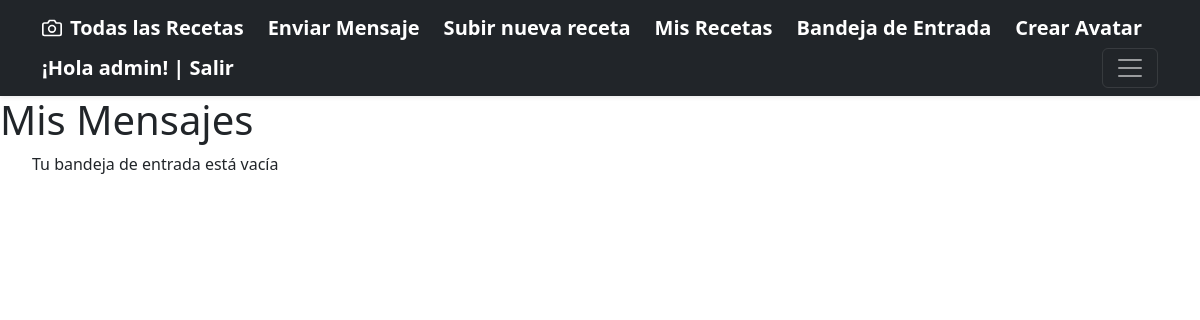
Before: /mensaje/list (signed in) with the older database file.
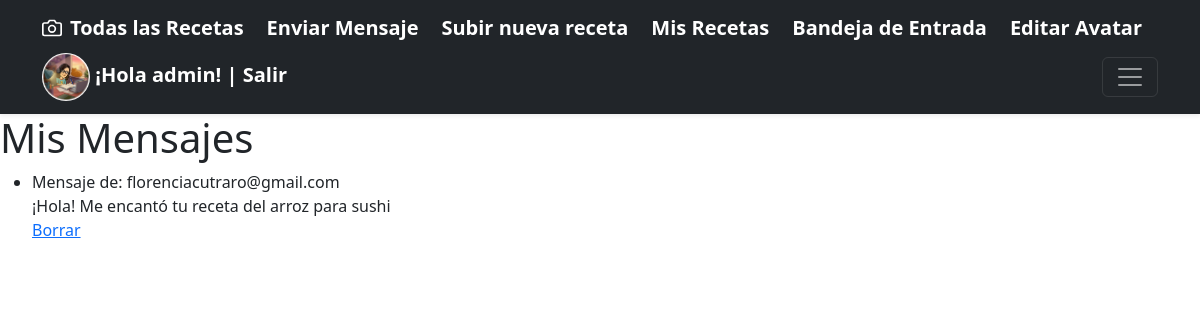
After: the same page with the newer database file.
### Recetario/models.py (models this page shows)
class Profile(models.Model):
    user = models.OneToOneField(User, on_delete=models.CASCADE, related_name="profile")
    avatar = models.ImageField(upload_to="avatares", null=True, blank=True)
    @property
    def avatar_url(self):
        return self.avatar.url if self.avatar else ''

class Mensaje(models.Model):
    mensaje = models.TextField(max_length=1000)
    email = models.EmailField()
    creado_el = models.DateTimeField(auto_now_add=True)
    destinatario = models.ForeignKey(User, on_delete=models.CASCADE, related_name="mensajes")

### Recetario/views.py (the view)
# urls.py: path('mensaje/list', MensajeList.as_view(), name="mensaje-list" ),
class MensajeList(LoginRequiredMixin, ListView):
    model = Mensaje
    context_object_name = "mensajes"
    def get_queryset(self):
        import pdb; pdb.set_trace
        return Mensaje.objects.filter(destinatario=self.request.user).all()

### Recetario/templates/Recetario/mensaje_list.html (shortened to what this page needs)
{% extends "Recetario/base.html" %}
{% load static %}
 {% block main %}
 <h1> Mis Mensajes </h1>
<ul>
    {% if mensajes %}
    {%  for mensaje in mensajes  %}
    <li> Mensaje de: {{mensaje.email}}
        <br>
        {{ mensaje.mensaje }}
        <br>
        <a href="{% url 'mensaje-delete' mensaje.id %}">Borrar</a>
    </li>
    {% endfor %}
    {% else %}
    <p> Tu bandeja de entrada está vacía </p>
    {% endif %}
</ul>
{% endblock %}

### Recetario/templates/Recetario/base.html (shortened to what this page needs)
<!DOCTYPE html>
<html lang="en">
  <head><meta http-equiv="Content-Type" content="text/html; charset=UTF-8">
    {%load static %}
<link href="{% static 'Recetario/css/bootstrap.min.css' %}" rel="stylesheet">
  </head>
  <body>
<header>
  <div class="navbar navbar-dark bg-dark shadow-sm">
    <div class="container">
      <a href="{% url 'receta-list' %}" class="navbar-brand d-flex align-items-center">
        <strong>Todas las Recetas</strong>
      </a>
      <a  href="{% url 'mensaje-create' %}" class="navbar-brand d-flex align-items-center">
        <strong>Enviar Mensaje</strong>
      </a>
      {%if  user.is_authenticated %}
        <a href="{% url 'receta-create' %}" class="navbar-brand d-flex align-items-center">
          <strong>Subir nueva receta</strong>
        </a>
        <a href="{% url 'receta-mine' %}" class="navbar-brand d-flex align-items-center">
          <strong>Mis Recetas</strong>
        </a>
        <a href="{% url 'mensaje-list' %}" class="navbar-brand d-flex align-items-center">
          <strong>Bandeja de Entrada</strong>
        </a>
        {% if user.profile %}
          <a  href="{% url 'profile-update' user.profile.id %}" class="navbar-brand d-flex align-items-center">
            <strong>Editar Avatar</strong>
          </a>
        {% else %}
        <a  href="{% url 'profile-create' %}" class="navbar-brand d-flex align-items-center">
          <strong>Crear Avatar</strong>
        </a>
        {% endif %}
        {%if user.profile.avatar_url %}
        <a href="{% url 'logout' %}" class="navbar-brand d-flex align-items-center">
          <strong> <img src="{{user.profile.avatar_url}}" height="100%" width="48px" style="border-radius: 50%;"> ¡Hola {{user.username}}! | Salir</strong>
        </a>
        {% else %}
        <a href="{% url 'logout' %}" class="navbar-brand d-flex align-items-center">
          <strong>¡Hola {{user.username}}! | Salir</strong>
        </a>
      {% endif %}
        {% endif %}
      <button class="navbar-toggler" type="button" data-bs-toggle="collapse" data-bs-target="#navbarHeader" aria-controls="navbarHeader" aria-expanded="false" aria-label="Toggle navigation">
        <span class="navbar-toggler-icon"></span>
      </button>
    </div>
  </div>
</header>
{% block main %}
{% endblock %}
</body></html>

Changed rows visible on the page:
added Mensaje: email "florenciacutraro@gmail.com", mensaje "¡Hola! Me encantó tu receta del arroz para sushi"
Other visible differences:
{{ user.username }}: (not shown) → "admin"
{{ user.username }}: "admin" → (not shown)
text no longer shown: "Crear Avatar Tu bandeja de entrada está vacía"
text now shown: "Editar Avatar"
